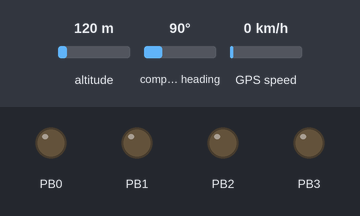
Bench run of a sketch on a simulated ATtiny85, built for the host (arithmetic inside an expression is 32-bit, double 64-bit). Shown: output pins drawn as LEDs (lit = HIGH). Inputs (shaded band) come from the test bench; at power-on: altitude 120 m, compass heading 90°, GPS speed 0 km/h. The GPS gets a fix after 3 s at 37.7749, -122.4194 with 8 satellites.

Above: at 0.1 s.
At 1.1 s:
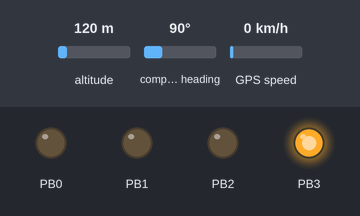
At 3.1 s:
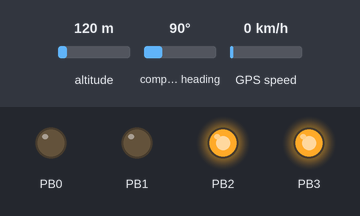
Timing chart, 0 to 4.6 s (numbered marks = the images above):
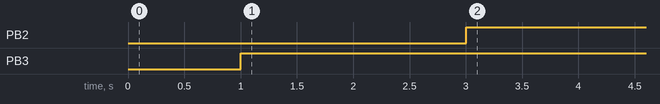

Measured:
- by itself, PB2: LOW → HIGH at 3.0 s
- by itself, PB3: LOW → HIGH at 1.0 s

The sketch:

follow-attiny.ino
```cpp
#include <SendOnlySoftwareSerial.h>

#include <Adafruit_GPS.h>

SoftwareSerial mySerial(4);
Adafruit_GPS GPS(&mySerial); // GPS object called GPS
#define GPSECHO  false // raw sentences

float latLine = -37.906877;
float lonLine;

boolean usingInterrupt = true;
void useInterrupt(boolean); // Func prototype keeps Arduino 0023 happy

void setup() {

  // initialisation
  #ifdef UNO_DEBUG
    Serial.begin(115200);
  #endif
  #ifdef AVR_ATtiny85
    Serial.begin(9600);
  #endif
  GPS.begin(9600);

  //GPS.sendCommand(PMTK_SET_NMEA_OUTPUT_RMCGGA); // minimum output + GGA (fix data)
  GPS.sendCommand(PMTK_SET_NMEA_OUTPUT_RMCONLY); // minimum output
  GPS.sendCommand(PMTK_SET_NMEA_UPDATE_1HZ);   // 1 Hz update rate

  // the nice thing about this code is you can have a timer0 interrupt go off
  // every 1 millisecond, and read data from the GPS for you. that makes the
  // loop code a heck of a lot easier!
  useInterrupt(true);

  for(int i=0; i<=3; i++) { pinMode(i, OUTPUT); } // set led pins
  pinMode(4, INPUT);

  delay(1000);
}


// Interrupt is called once a millisecond, looks for any new GPS data, and stores it
SIGNAL(TIMER0_COMPA_vect) { GPS.read();}

void useInterrupt(boolean v) {
  if (v) {
    // Timer0 is already used for millis() - we'll just interrupt somewhere
    // in the middle and call the "Compare A" function above
    OCR0A = 0xAF;
    TIMSK0 |= _BV(OCIE0A);
    usingInterrupt = true;
  } else {
    // do not call the interrupt function COMPA anymore
    TIMSK0 &= ~_BV(OCIE0A);
    usingInterrupt = false;
  }
}

uint32_t timer = millis();


void loop() {
  if (GPS.newNMEAreceived()) { // checksum and parse
    if (!GPS.parse(GPS.lastNMEA()))   // this also sets the newNMEAreceived() flag to false
      return;  // we can fail to parse a sentence in which case we should just wait for another
  }

  if (millis() - timer > 1000) {
    timer = millis(); // reset the timer
    if (GPS.fix) {
       digitalWrite(8, LOW);
      if (latLine == GPS.latitudeDegrees) {
        digitalWrite(0, LOW);
        digitalWrite(1, HIGH);
        digitalWrite(2, LOW);
      }
      else if (GPS.latitudeDegrees < latLine) {
        digitalWrite(0, HIGH);
        digitalWrite(1, LOW);
        digitalWrite(2, LOW);
      }
      else if (GPS.latitudeDegrees > latLine) {
        digitalWrite(0, LOW);
        digitalWrite(1, LOW);
        digitalWrite(2, HIGH);
      }

    }
    else {
      digitalWrite(3, HIGH);
      digitalWrite(0, LOW);
      digitalWrite(1, LOW);
      digitalWrite(2, LOW);
    }
  }
}
```
